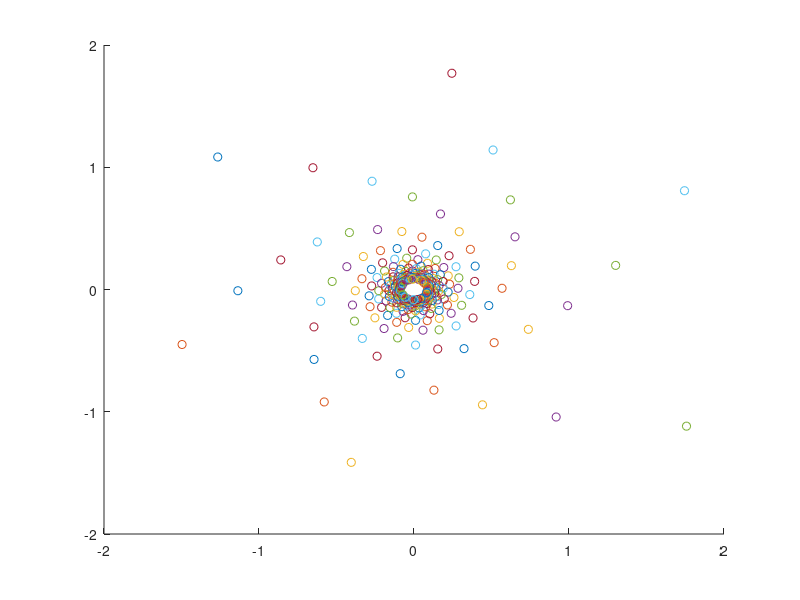

Write MATLAB code to recreate this figure.
clear all;
close all;
clc;

n = 300;
for i=1:n
    x=25/i*cos(i);
    y=25/i*sin(i);
    scatter(x,y)
    hold on
    axis([-2 2 -2 2])
    pause(.001)
end



% x = 0:pi/50:2*pi;
% y = sin(4*x);
% plot(x,y)
% hold on
% h = plot(x(1),y(1),'mo','MarkerFaceColor','m',...
%                    'YDataSource','Y',...
%                    'XDataSource','X');
% for t = 1:numel(x)
%     X = x(t);
%     Y = y(t);
%     refreshdata(h,'caller');
%     drawnow;
%     pause(.1);
% end



